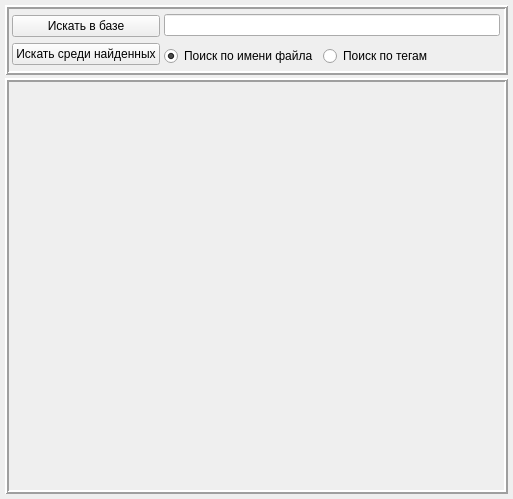
<?xml version="1.0" encoding="UTF-8"?>
<ui version="4.0">
 <class>SearcherWidget</class>
 <widget class="QWidget" name="SearcherWidget">
  <property name="geometry">
   <rect>
    <x>0</x>
    <y>0</y>
    <width>513</width>
    <height>499</height>
   </rect>
  </property>
  <property name="sizePolicy">
   <sizepolicy hsizetype="Expanding" vsizetype="Expanding">
    <horstretch>0</horstretch>
    <verstretch>0</verstretch>
   </sizepolicy>
  </property>
  <property name="windowTitle">
   <string>Form</string>
  </property>
  <layout class="QGridLayout" name="gridLayout">
   <property name="leftMargin">
    <number>5</number>
   </property>
   <property name="topMargin">
    <number>5</number>
   </property>
   <property name="rightMargin">
    <number>5</number>
   </property>
   <property name="bottomMargin">
    <number>5</number>
   </property>
   <property name="horizontalSpacing">
    <number>5</number>
   </property>
   <property name="verticalSpacing">
    <number>3</number>
   </property>
   <item row="1" column="0">
    <widget class="QFrame" name="results_area">
     <property name="sizePolicy">
      <sizepolicy hsizetype="Preferred" vsizetype="Preferred">
       <horstretch>0</horstretch>
       <verstretch>0</verstretch>
      </sizepolicy>
     </property>
     <property name="frameShape">
      <enum>QFrame::Box</enum>
     </property>
     <property name="frameShadow">
      <enum>QFrame::Raised</enum>
     </property>
     <property name="lineWidth">
      <number>2</number>
     </property>
     <property name="midLineWidth">
      <number>0</number>
     </property>
     <layout class="QHBoxLayout" name="horizontalLayout_6" stretch="0">
      <property name="spacing">
       <number>1</number>
      </property>
      <property name="sizeConstraint">
       <enum>QLayout::SetDefaultConstraint</enum>
      </property>
      <property name="leftMargin">
       <number>0</number>
      </property>
      <property name="topMargin">
       <number>0</number>
      </property>
      <property name="rightMargin">
       <number>0</number>
      </property>
      <property name="bottomMargin">
       <number>0</number>
      </property>
      <item>
       <layout class="QHBoxLayout" name="horizontalLayout_5">
        <property name="spacing">
         <number>0</number>
        </property>
       </layout>
      </item>
     </layout>
    </widget>
   </item>
   <item row="0" column="0">
    <widget class="QFrame" name="settings_area">
     <property name="sizePolicy">
      <sizepolicy hsizetype="Preferred" vsizetype="Fixed">
       <horstretch>0</horstretch>
       <verstretch>0</verstretch>
      </sizepolicy>
     </property>
     <property name="frameShape">
      <enum>QFrame::Box</enum>
     </property>
     <property name="frameShadow">
      <enum>QFrame::Raised</enum>
     </property>
     <property name="lineWidth">
      <number>2</number>
     </property>
     <layout class="QGridLayout" name="gridLayout_2">
      <property name="leftMargin">
       <number>0</number>
      </property>
      <property name="topMargin">
       <number>0</number>
      </property>
      <property name="rightMargin">
       <number>0</number>
      </property>
      <property name="bottomMargin">
       <number>0</number>
      </property>
      <property name="spacing">
       <number>0</number>
      </property>
      <item row="0" column="0">
       <layout class="QHBoxLayout" name="horizontalLayout" stretch="0,0">
        <property name="spacing">
         <number>1</number>
        </property>
        <property name="leftMargin">
         <number>0</number>
        </property>
        <property name="rightMargin">
         <number>0</number>
        </property>
        <property name="bottomMargin">
         <number>0</number>
        </property>
        <item>
         <layout class="QVBoxLayout" name="verticalLayout_3">
          <property name="spacing">
           <number>0</number>
          </property>
          <property name="sizeConstraint">
           <enum>QLayout::SetDefaultConstraint</enum>
          </property>
          <property name="leftMargin">
           <number>3</number>
          </property>
          <property name="topMargin">
           <number>0</number>
          </property>
          <property name="rightMargin">
           <number>0</number>
          </property>
          <property name="bottomMargin">
           <number>0</number>
          </property>
          <item>
           <widget class="QPushButton" name="find_button">
            <property name="sizePolicy">
             <sizepolicy hsizetype="Minimum" vsizetype="Fixed">
              <horstretch>0</horstretch>
              <verstretch>0</verstretch>
             </sizepolicy>
            </property>
            <property name="text">
             <string>Искать в базе</string>
            </property>
            <property name="default">
             <bool>false</bool>
            </property>
            <property name="flat">
             <bool>false</bool>
            </property>
           </widget>
          </item>
          <item>
           <widget class="QPushButton" name="local_find_button">
            <property name="text">
             <string>Искать среди найденных</string>
            </property>
           </widget>
          </item>
         </layout>
        </item>
        <item>
         <layout class="QVBoxLayout" name="verticalLayout_4">
          <property name="spacing">
           <number>5</number>
          </property>
          <property name="leftMargin">
           <number>3</number>
          </property>
          <property name="topMargin">
           <number>5</number>
          </property>
          <property name="rightMargin">
           <number>4</number>
          </property>
          <property name="bottomMargin">
           <number>0</number>
          </property>
          <item>
           <widget class="QLineEdit" name="query_text_line">
            <property name="sizePolicy">
             <sizepolicy hsizetype="Expanding" vsizetype="Fixed">
              <horstretch>0</horstretch>
              <verstretch>0</verstretch>
             </sizepolicy>
            </property>
            <property name="text">
             <string/>
            </property>
            <property name="cursorPosition">
             <number>0</number>
            </property>
           </widget>
          </item>
          <item>
           <layout class="QHBoxLayout" name="horizontalLayout_7" stretch="1,1,0">
            <property name="topMargin">
             <number>5</number>
            </property>
            <property name="bottomMargin">
             <number>5</number>
            </property>
            <item>
             <widget class="QRadioButton" name="name_search_button">
              <property name="text">
               <string>Поиск по имени файла</string>
              </property>
              <property name="checked">
               <bool>true</bool>
              </property>
             </widget>
            </item>
            <item>
             <widget class="QRadioButton" name="tag_search_button">
              <property name="text">
               <string>Поиск по тегам</string>
              </property>
             </widget>
            </item>
            <item>
             <spacer name="horizontalSpacer">
              <property name="orientation">
               <enum>Qt::Horizontal</enum>
              </property>
              <property name="sizeHint" stdset="0">
               <size>
                <width>9999</width>
                <height>20</height>
               </size>
              </property>
             </spacer>
            </item>
           </layout>
          </item>
         </layout>
        </item>
       </layout>
      </item>
     </layout>
    </widget>
   </item>
  </layout>
 </widget>
 <resources/>
 <connections/>
</ui>
